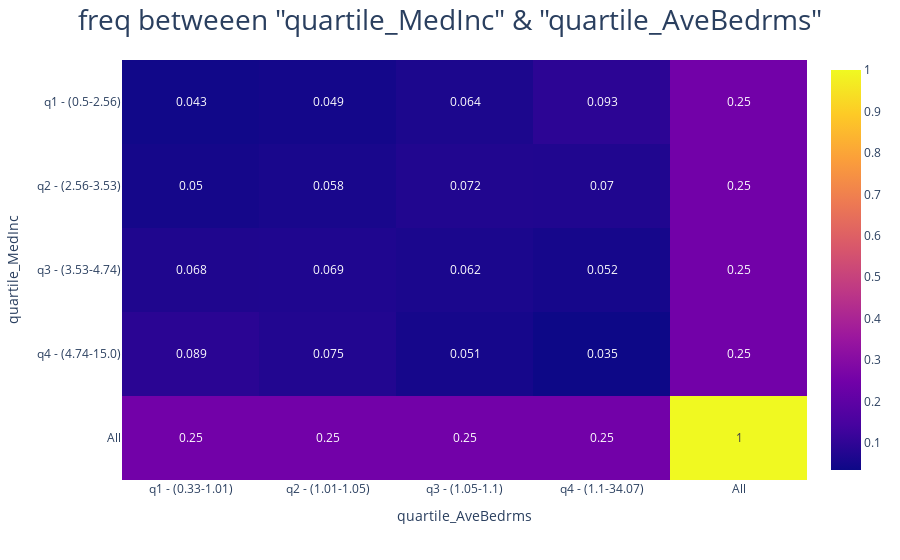

Notebook code cell kept with this figure:
### Code cell
# plot heatmap
fig_ct_individual = plot_heatmap_crosstable_individual(ct_margins, f'freq betweeen "{feature_x}" & "{feature_y}"')
fig_ct_individual

### Figure 1 — Plotly figure (JSON) as saved in the notebook; plotly's stock layout.template omitted (floating-point values rounded to 4 significant figures)
{"data": [{"coloraxis": "coloraxis", "hovertemplate": "quartile_AveBedrms: %{x}<br>quartile_MedInc: %{y}<br>color: %{z}<extra></extra>", "name": "0", "texttemplate": "%{z}", "type": "heatmap", "x": ["q1 - (0.33-1.01)", "q2 - (1.01-1.05)", "q3 - (1.05-1.1)", "q4 - (1.1-34.07)", "All"], "xaxis": "x", "y": ["q1 - (0.5-2.56)", "q2 - (2.56-3.53)", "q3 - (3.53-4.74)", "q4 - (4.74-15.0)", "All"], "yaxis": "y", "z": [[0.043, 0.049, 0.064, 0.093, 0.25], [0.05, 0.058, 0.072, 0.07, 0.25], [0.068, 0.069, 0.062, 0.052, 0.25], [0.089, 0.075, 0.051, 0.035, 0.25], [0.25, 0.25, 0.25, 0.25, 1]]}], "layout": {"autosize": true, "coloraxis": {"colorscale": [[0, "#0d0887"], [0.1111, "#46039f"], [0.2222, "#7201a8"], [0.3333, "#9c179e"], [0.4444, "#bd3786"], [0.5556, "#d8576b"], [0.6667, "#ed7953"], [0.7778, "#fb9f3a"], [0.8889, "#fdca26"], [1, "#f0f921"]]}, "margin": {"t": 60}, "title": {"font": {"size": 28}, "text": "freq betweeen \"quartile_MedInc\" & \"quartile_AveBedrms\"", "x": 0.5}, "xaxis": {"anchor": "y", "autorange": true, "domain": [0, 1], "range": [-0.5, 4.5], "title": {"text": "quartile_AveBedrms"}, "type": "category"}, "yaxis": {"anchor": "x", "autorange": true, "domain": [0, 1], "range": [4.5, -0.5], "title": {"text": "quartile_MedInc"}, "type": "category"}}}
